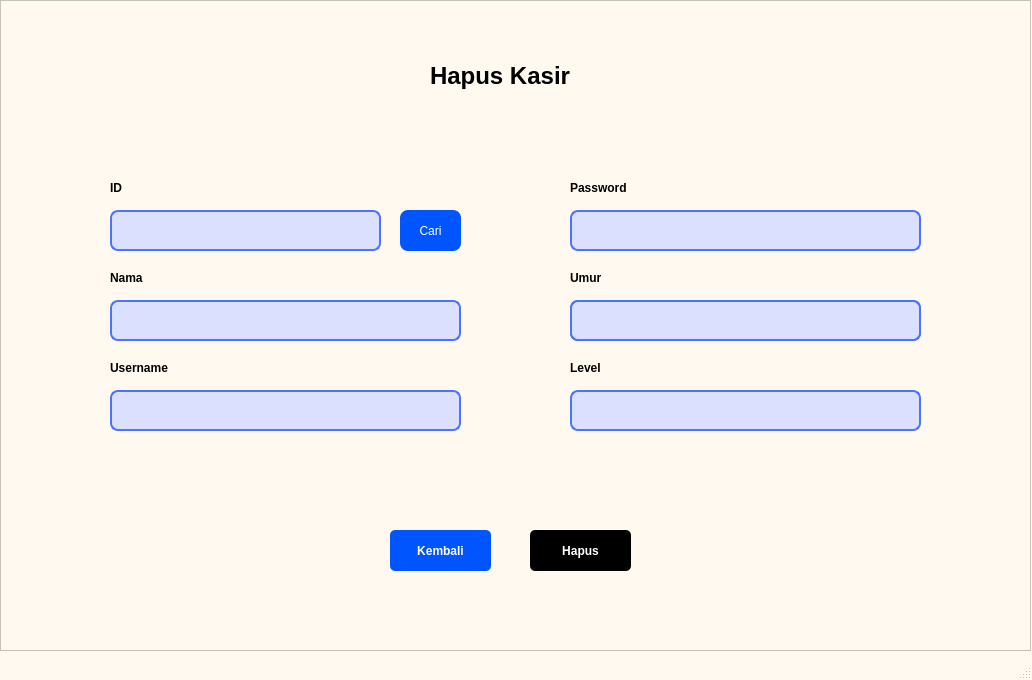
<?xml version="1.0" encoding="UTF-8"?>
<ui version="4.0">
 <class>MainWindow</class>
 <widget class="QMainWindow" name="MainWindow">
  <property name="geometry">
   <rect>
    <x>0</x>
    <y>0</y>
    <width>1032</width>
    <height>680</height>
   </rect>
  </property>
  <property name="windowTitle">
   <string>MainWindow</string>
  </property>
  <property name="styleSheet">
   <string notr="true">QMainWindow{ 
	background-color: rgb(255, 249, 239);
}</string>
  </property>
  <widget class="QWidget" name="centralwidget">
   <property name="styleSheet">
    <string notr="true">QWidget{ 
	background-color: rgb(255, 249, 239);
}</string>
   </property>
   <widget class="QFrame" name="frame">
    <property name="geometry">
     <rect>
      <x>0</x>
      <y>0</y>
      <width>1031</width>
      <height>651</height>
     </rect>
    </property>
    <property name="styleSheet">
     <string notr="true">QFrame{ 
	background-color: rgb(255, 249, 239);
}</string>
    </property>
    <property name="frameShape">
     <enum>QFrame::StyledPanel</enum>
    </property>
    <property name="frameShadow">
     <enum>QFrame::Raised</enum>
    </property>
    <widget class="QLabel" name="label_9">
     <property name="geometry">
      <rect>
       <x>570</x>
       <y>180</y>
       <width>81</width>
       <height>16</height>
      </rect>
     </property>
     <property name="font">
      <font>
       <weight>75</weight>
       <bold>true</bold>
      </font>
     </property>
     <property name="text">
      <string>Password</string>
     </property>
    </widget>
    <widget class="QLabel" name="label_4">
     <property name="geometry">
      <rect>
       <x>430</x>
       <y>50</y>
       <width>181</width>
       <height>51</height>
      </rect>
     </property>
     <property name="font">
      <font>
       <pointsize>18</pointsize>
       <weight>75</weight>
       <bold>true</bold>
      </font>
     </property>
     <property name="text">
      <string>Hapus Kasir</string>
     </property>
    </widget>
    <widget class="QPushButton" name="pushButton_3">
     <property name="geometry">
      <rect>
       <x>400</x>
       <y>210</y>
       <width>61</width>
       <height>41</height>
      </rect>
     </property>
     <property name="styleSheet">
      <string notr="true">QPushButton {
    background-color: rgb(0, 85, 255);
	border-radius: 8px;
	color: white
}</string>
     </property>
     <property name="text">
      <string>Cari</string>
     </property>
    </widget>
    <widget class="QLabel" name="label_11">
     <property name="geometry">
      <rect>
       <x>570</x>
       <y>360</y>
       <width>81</width>
       <height>16</height>
      </rect>
     </property>
     <property name="font">
      <font>
       <weight>75</weight>
       <bold>true</bold>
      </font>
     </property>
     <property name="text">
      <string>Level</string>
     </property>
    </widget>
    <widget class="QLabel" name="label_7">
     <property name="geometry">
      <rect>
       <x>570</x>
       <y>300</y>
       <width>351</width>
       <height>41</height>
      </rect>
     </property>
     <property name="styleSheet">
      <string notr="true">QLabel {
    border: 2px solid rgb(76, 115, 255);
    background-color: rgb(219, 224, 255);
	border-radius: 8px
}</string>
     </property>
     <property name="text">
      <string/>
     </property>
    </widget>
    <widget class="QLabel" name="label_8">
     <property name="geometry">
      <rect>
       <x>570</x>
       <y>390</y>
       <width>351</width>
       <height>41</height>
      </rect>
     </property>
     <property name="styleSheet">
      <string notr="true">QLabel {
    border: 2px solid rgb(76, 115, 255);
    background-color: rgb(219, 224, 255);
	border-radius: 8px
}</string>
     </property>
     <property name="text">
      <string/>
     </property>
    </widget>
    <widget class="QLabel" name="label_5">
     <property name="geometry">
      <rect>
       <x>110</x>
       <y>360</y>
       <width>81</width>
       <height>16</height>
      </rect>
     </property>
     <property name="font">
      <font>
       <weight>75</weight>
       <bold>true</bold>
      </font>
     </property>
     <property name="text">
      <string>Username</string>
     </property>
    </widget>
    <widget class="QLineEdit" name="lineEdit_3">
     <property name="geometry">
      <rect>
       <x>110</x>
       <y>210</y>
       <width>271</width>
       <height>41</height>
      </rect>
     </property>
     <property name="styleSheet">
      <string notr="true">QLineEdit {
    border: 2px solid rgb(76, 115, 255);
    background-color: rgb(219, 224, 255);
	border-radius: 8px
}</string>
     </property>
    </widget>
    <widget class="QLabel" name="label_6">
     <property name="geometry">
      <rect>
       <x>110</x>
       <y>270</y>
       <width>81</width>
       <height>16</height>
      </rect>
     </property>
     <property name="font">
      <font>
       <weight>75</weight>
       <bold>true</bold>
      </font>
     </property>
     <property name="text">
      <string>Nama</string>
     </property>
    </widget>
    <widget class="QPushButton" name="pushButton_2">
     <property name="geometry">
      <rect>
       <x>390</x>
       <y>530</y>
       <width>101</width>
       <height>41</height>
      </rect>
     </property>
     <property name="font">
      <font>
       <weight>75</weight>
       <bold>true</bold>
      </font>
     </property>
     <property name="styleSheet">
      <string notr="true">QPushButton {
    background-color: rgb(0, 85, 255);
    color: white;
    border-radius: 5px;   
    padding: 6px;           
}</string>
     </property>
     <property name="text">
      <string>Kembali</string>
     </property>
    </widget>
    <widget class="QLabel" name="label_10">
     <property name="geometry">
      <rect>
       <x>110</x>
       <y>180</y>
       <width>81</width>
       <height>16</height>
      </rect>
     </property>
     <property name="font">
      <font>
       <weight>75</weight>
       <bold>true</bold>
      </font>
     </property>
     <property name="text">
      <string>ID</string>
     </property>
    </widget>
    <widget class="QLabel" name="label_12">
     <property name="geometry">
      <rect>
       <x>110</x>
       <y>300</y>
       <width>351</width>
       <height>41</height>
      </rect>
     </property>
     <property name="styleSheet">
      <string notr="true">QLabel {
    border: 2px solid rgb(76, 115, 255);
    background-color: rgb(219, 224, 255);
	border-radius: 8px
}</string>
     </property>
     <property name="text">
      <string/>
     </property>
    </widget>
    <widget class="QLabel" name="label_13">
     <property name="geometry">
      <rect>
       <x>110</x>
       <y>390</y>
       <width>351</width>
       <height>41</height>
      </rect>
     </property>
     <property name="styleSheet">
      <string notr="true">QLabel {
    border: 2px solid rgb(76, 115, 255);
    background-color: rgb(219, 224, 255);
	border-radius: 8px
}</string>
     </property>
     <property name="text">
      <string/>
     </property>
    </widget>
    <widget class="QPushButton" name="pushButton_4">
     <property name="geometry">
      <rect>
       <x>530</x>
       <y>530</y>
       <width>101</width>
       <height>41</height>
      </rect>
     </property>
     <property name="font">
      <font>
       <weight>75</weight>
       <bold>true</bold>
      </font>
     </property>
     <property name="styleSheet">
      <string notr="true">QPushButton {
    background-color: rgb(2550, 0, 0);
    color: white;
    border-radius: 5px;   
    padding: 6px;           
}</string>
     </property>
     <property name="text">
      <string>Hapus</string>
     </property>
    </widget>
    <widget class="QLabel" name="label_14">
     <property name="geometry">
      <rect>
       <x>570</x>
       <y>270</y>
       <width>81</width>
       <height>16</height>
      </rect>
     </property>
     <property name="font">
      <font>
       <weight>75</weight>
       <bold>true</bold>
      </font>
     </property>
     <property name="text">
      <string>Umur</string>
     </property>
    </widget>
    <widget class="QLabel" name="label_15">
     <property name="geometry">
      <rect>
       <x>570</x>
       <y>210</y>
       <width>351</width>
       <height>41</height>
      </rect>
     </property>
     <property name="styleSheet">
      <string notr="true">QLabel {
    border: 2px solid rgb(76, 115, 255);
    background-color: rgb(219, 224, 255);
	border-radius: 8px
}</string>
     </property>
     <property name="text">
      <string/>
     </property>
    </widget>
    <widget class="QLabel" name="label_21">
     <property name="geometry">
      <rect>
       <x>570</x>
       <y>270</y>
       <width>81</width>
       <height>16</height>
      </rect>
     </property>
     <property name="font">
      <font>
       <weight>75</weight>
       <bold>true</bold>
      </font>
     </property>
     <property name="text">
      <string>Umur</string>
     </property>
    </widget>
    <widget class="QLabel" name="label_24">
     <property name="geometry">
      <rect>
       <x>570</x>
       <y>300</y>
       <width>351</width>
       <height>41</height>
      </rect>
     </property>
     <property name="styleSheet">
      <string notr="true">QLabel {
    border: 2px solid rgb(76, 115, 255);
    background-color: rgb(219, 224, 255);
	border-radius: 8px
}</string>
     </property>
     <property name="text">
      <string/>
     </property>
    </widget>
   </widget>
  </widget>
  <widget class="QMenuBar" name="menubar">
   <property name="geometry">
    <rect>
     <x>0</x>
     <y>0</y>
     <width>1032</width>
     <height>26</height>
    </rect>
   </property>
  </widget>
  <widget class="QStatusBar" name="statusbar"/>
 </widget>
 <resources/>
 <connections/>
</ui>
